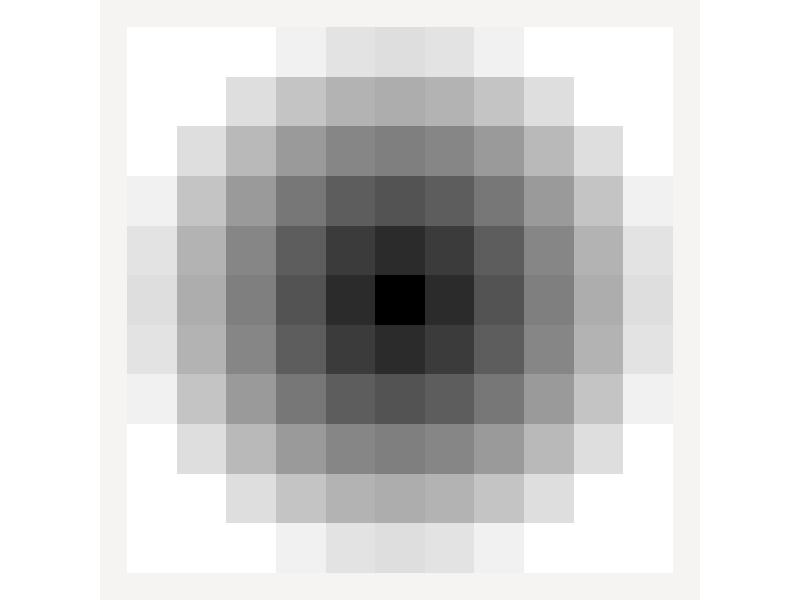
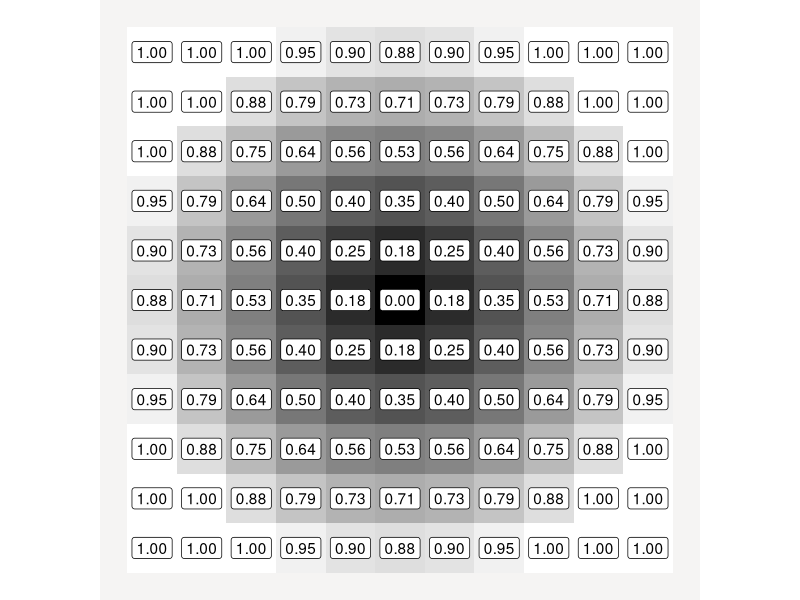

Recreate these plots in R, in order.
## ---- chunk 1
#| fig-width: 5
#| fig-height: 5

i <- 0
j <- 0

f <- \(x, y) pmin(1, sqrt((x - 5)^2 + (y - 5)^2) / sqrt(32))

p <- purrr::map(
  0:10,
  \(i) purrr::map(
    0:10,
    \(j) list(x = i, y = j, v = f(i, j))
  )
) |>
  purrr::flatten() |>
  dplyr::bind_rows() |>
  ggplot2::ggplot(ggplot2::aes(x = x, y = y)) +
  ggplot2::geom_tile(ggplot2::aes(fill = v)) +
  ggplot2::scale_fill_gradient(low = "black", high = "white") +
  ggplot2::coord_fixed() +
  ggplot2::theme_void() +
  ggplot2::theme(
    legend.position = "none",
    plot.background = ggplot2::element_rect(fill = "#f5f4f3", colour = NA)
  )

p
## ---- chunk 2
#| fig-width: 5
#| fig-height: 5
p + ggplot2::geom_label(ggplot2::aes(label = scales::number(v, 0.01)))
